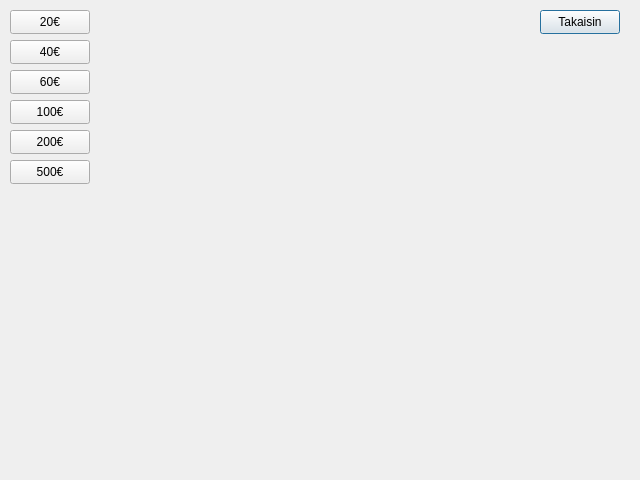
<?xml version="1.0" encoding="UTF-8"?>
<ui version="4.0">
 <class>Withdraw</class>
 <widget class="QDialog" name="Withdraw">
  <property name="geometry">
   <rect>
    <x>0</x>
    <y>0</y>
    <width>640</width>
    <height>480</height>
   </rect>
  </property>
  <property name="windowTitle">
   <string>BankSimul</string>
  </property>
  <widget class="QPushButton" name="WithdrawReturnButton">
   <property name="geometry">
    <rect>
     <x>540</x>
     <y>10</y>
     <width>80</width>
     <height>24</height>
    </rect>
   </property>
   <property name="text">
    <string>Takaisin</string>
   </property>
  </widget>
  <widget class="QPushButton" name="Eur40Button">
   <property name="geometry">
    <rect>
     <x>10</x>
     <y>40</y>
     <width>80</width>
     <height>24</height>
    </rect>
   </property>
   <property name="text">
    <string>40€</string>
   </property>
  </widget>
  <widget class="QPushButton" name="Eur60Button">
   <property name="geometry">
    <rect>
     <x>10</x>
     <y>70</y>
     <width>80</width>
     <height>24</height>
    </rect>
   </property>
   <property name="text">
    <string>60€</string>
   </property>
  </widget>
  <widget class="QPushButton" name="Eur200Button">
   <property name="geometry">
    <rect>
     <x>10</x>
     <y>130</y>
     <width>80</width>
     <height>24</height>
    </rect>
   </property>
   <property name="text">
    <string>200€</string>
   </property>
  </widget>
  <widget class="QPushButton" name="Eur100Button">
   <property name="geometry">
    <rect>
     <x>10</x>
     <y>100</y>
     <width>80</width>
     <height>24</height>
    </rect>
   </property>
   <property name="text">
    <string>100€</string>
   </property>
  </widget>
  <widget class="QPushButton" name="Eur20Button">
   <property name="geometry">
    <rect>
     <x>10</x>
     <y>10</y>
     <width>80</width>
     <height>24</height>
    </rect>
   </property>
   <property name="text">
    <string>20€</string>
   </property>
  </widget>
  <widget class="QPushButton" name="Eur500Button">
   <property name="geometry">
    <rect>
     <x>10</x>
     <y>160</y>
     <width>80</width>
     <height>24</height>
    </rect>
   </property>
   <property name="text">
    <string>500€</string>
   </property>
  </widget>
  <widget class="QLabel" name="labelOutput">
   <property name="geometry">
    <rect>
     <x>20</x>
     <y>230</y>
     <width>181</width>
     <height>41</height>
    </rect>
   </property>
   <property name="text">
    <string/>
   </property>
  </widget>
 </widget>
 <resources/>
 <connections/>
</ui>
